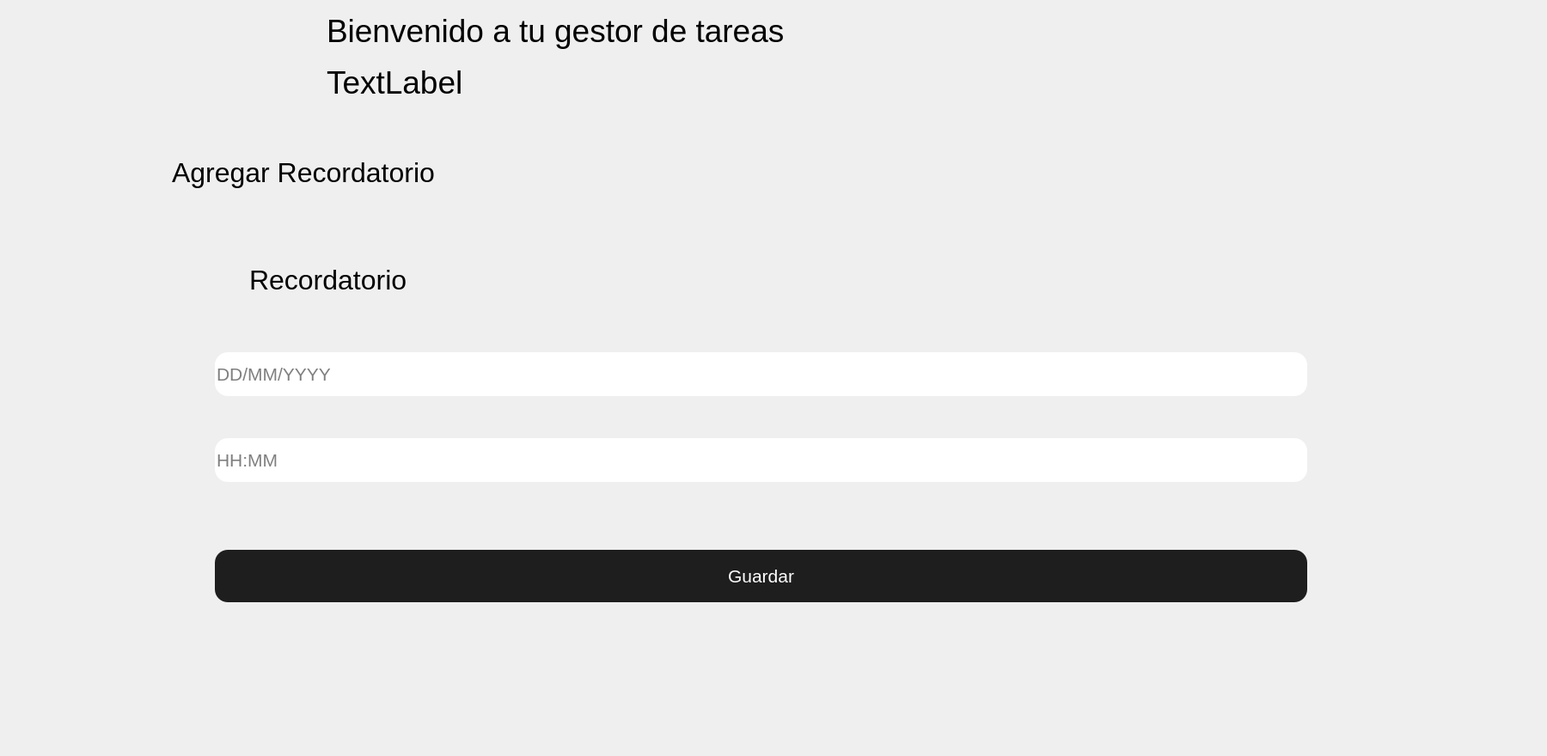
<?xml version="1.0" encoding="UTF-8"?>
<ui version="4.0">
 <class>MainWindow</class>
 <widget class="QMainWindow" name="MainWindow">
  <property name="enabled">
   <bool>true</bool>
  </property>
  <property name="geometry">
   <rect>
    <x>0</x>
    <y>0</y>
    <width>1800</width>
    <height>880</height>
   </rect>
  </property>
  <property name="maximumSize">
   <size>
    <width>16777215</width>
    <height>16777215</height>
   </size>
  </property>
  <property name="windowTitle">
   <string>MainWindow</string>
  </property>
  <widget class="QWidget" name="centralwidget">
   <widget class="QLabel" name="Bienvenido">
    <property name="geometry">
     <rect>
      <x>380</x>
      <y>0</y>
      <width>1001</width>
      <height>71</height>
     </rect>
    </property>
    <property name="font">
     <font>
      <pointsize>28</pointsize>
     </font>
    </property>
    <property name="text">
     <string>Bienvenido a tu gestor de tareas </string>
    </property>
   </widget>
   <widget class="QLabel" name="Nombredepersona">
    <property name="geometry">
     <rect>
      <x>380</x>
      <y>60</y>
      <width>391</width>
      <height>71</height>
     </rect>
    </property>
    <property name="font">
     <font>
      <pointsize>28</pointsize>
     </font>
    </property>
    <property name="text">
     <string>TextLabel</string>
    </property>
   </widget>
   <widget class="QLabel" name="textoagregarrecordatorio">
    <property name="geometry">
     <rect>
      <x>200</x>
      <y>160</y>
      <width>1001</width>
      <height>81</height>
     </rect>
    </property>
    <property name="font">
     <font>
      <pointsize>24</pointsize>
     </font>
    </property>
    <property name="text">
     <string>Agregar Recordatorio</string>
    </property>
   </widget>
   <widget class="QLabel" name="texto_Recordatorio">
    <property name="geometry">
     <rect>
      <x>290</x>
      <y>290</y>
      <width>301</width>
      <height>71</height>
     </rect>
    </property>
    <property name="font">
     <font>
      <pointsize>24</pointsize>
     </font>
    </property>
    <property name="text">
     <string>Recordatorio</string>
    </property>
   </widget>
   <widget class="QLineEdit" name="DDMMYYYY">
    <property name="geometry">
     <rect>
      <x>250</x>
      <y>410</y>
      <width>1271</width>
      <height>51</height>
     </rect>
    </property>
    <property name="font">
     <font>
      <pointsize>16</pointsize>
     </font>
    </property>
    <property name="styleSheet">
     <string notr="true">QLineEdit{
	border-radius:15px;
}</string>
    </property>
    <property name="placeholderText">
     <string>DD/MM/YYYY</string>
    </property>
   </widget>
   <widget class="QLineEdit" name="HHMM">
    <property name="geometry">
     <rect>
      <x>250</x>
      <y>510</y>
      <width>1271</width>
      <height>51</height>
     </rect>
    </property>
    <property name="font">
     <font>
      <pointsize>16</pointsize>
     </font>
    </property>
    <property name="styleSheet">
     <string notr="true">QLineEdit {
border-radius: 15px;

}

</string>
    </property>
    <property name="placeholderText">
     <string>HH:MM</string>
    </property>
   </widget>
   <widget class="QPushButton" name="Botonguardar">
    <property name="geometry">
     <rect>
      <x>250</x>
      <y>640</y>
      <width>1271</width>
      <height>61</height>
     </rect>
    </property>
    <property name="font">
     <font>
      <pointsize>16</pointsize>
     </font>
    </property>
    <property name="whatsThis">
     <string>&lt;!DOCTYPE HTML PUBLIC &quot;-//W3C//DTD HTML 4.0//EN&quot; &quot;http://www.w3.org/TR/REC-html40/strict.dtd&quot;&gt;
&lt;html&gt;&lt;head&gt;&lt;meta name=&quot;qrichtext&quot; content=&quot;1&quot; /&gt;&lt;style type=&quot;text/css&quot;&gt;
p, li { white-space: pre-wrap; }
&lt;/style&gt;&lt;/head&gt;&lt;body style=&quot; font-family:'MS Shell Dlg 2'; font-size:9pt; font-weight:400; font-style:normal;&quot;&gt;
&lt;p style=&quot; margin-top:0px; margin-bottom:0px; margin-left:0px; margin-right:0px; -qt-block-indent:0; text-indent:0px;&quot;&gt;Guardar&lt;/p&gt;&lt;/body&gt;&lt;/html&gt;</string>
    </property>
    <property name="styleSheet">
     <string notr="true">QPushButton {
	color: rgb(255, 255, 255);
	border-radius:15px;
	background-color: rgb(30, 30, 30);
}
QPushButton:Hover {
	border-bottom: 2px solid blue;
	background-color: rgb(30, 30, 30);

}</string>
    </property>
    <property name="text">
     <string>Guardar</string>
    </property>
   </widget>
   <widget class="QLabel" name="iconocalendario">
    <property name="geometry">
     <rect>
      <x>120</x>
      <y>170</y>
      <width>61</width>
      <height>61</height>
     </rect>
    </property>
    <property name="text">
     <string/>
    </property>
    <property name="pixmap">
     <pixmap resource="iconos/icono.qrc">:/icono/calendario.png</pixmap>
    </property>
    <property name="scaledContents">
     <bool>true</bool>
    </property>
   </widget>
   <widget class="QLabel" name="iconolibro">
    <property name="geometry">
     <rect>
      <x>280</x>
      <y>20</y>
      <width>81</width>
      <height>71</height>
     </rect>
    </property>
    <property name="text">
     <string/>
    </property>
    <property name="pixmap">
     <pixmap resource="iconos/icono.qrc">:/icono/libro-abierto.png</pixmap>
    </property>
    <property name="scaledContents">
     <bool>true</bool>
    </property>
   </widget>
   <widget class="QLabel" name="iconocampana">
    <property name="geometry">
     <rect>
      <x>200</x>
      <y>280</y>
      <width>71</width>
      <height>71</height>
     </rect>
    </property>
    <property name="text">
     <string/>
    </property>
    <property name="pixmap">
     <pixmap resource="iconos/icono.qrc">:/icono/campana.png</pixmap>
    </property>
    <property name="scaledContents">
     <bool>true</bool>
    </property>
   </widget>
  </widget>
 </widget>
 <resources>
  <include location="iconos/icono.qrc"/>
 </resources>
 <connections/>
</ui>
